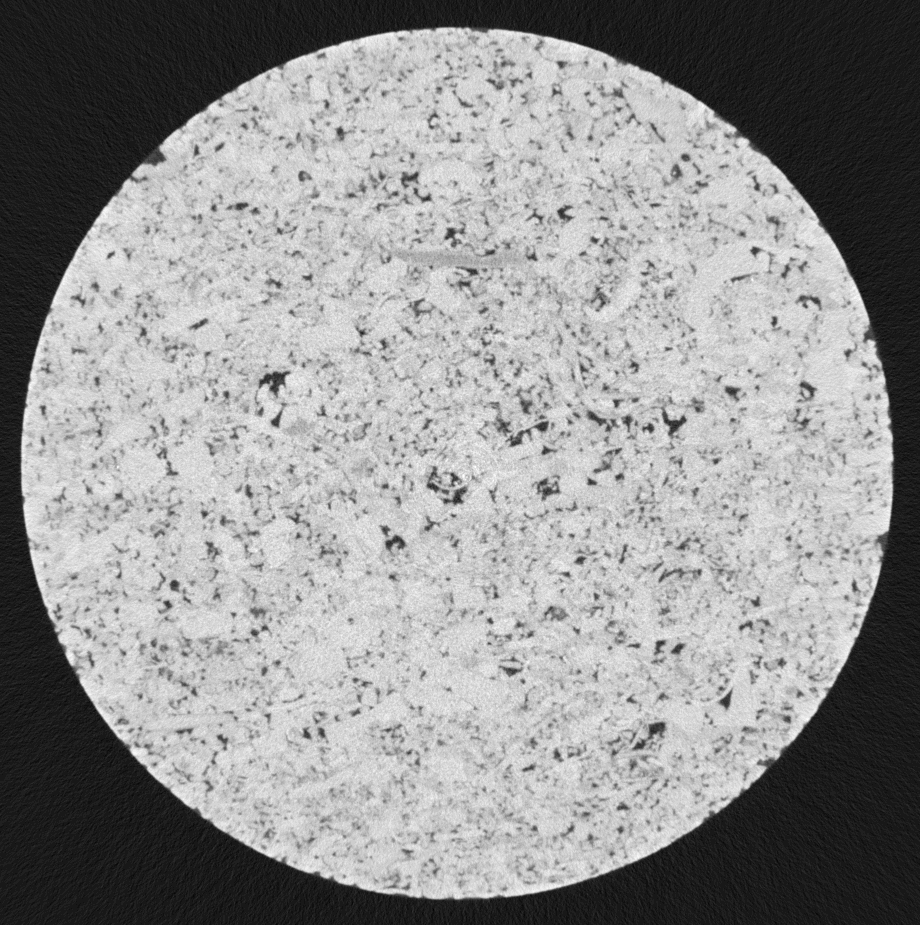
#> input picture dat/rocha/tiff/antes0900.tiff, 920 x 925 px
$ jupyter execute CG2020_T2_FelipeHolanda.ipynb   (shell and % lines are left out)
#> lines starting #> are read from the running program, lines starting #| are printed output that depends on the picture
<h1>CG2020 - Tarefa 2</h1>

[cell 1]
import numpy as np
import matplotlib.pyplot as plt
import matplotlib.image as pim
from scipy import fftpack

path = '../dat/rocha/tiff/'
my_name = 'FelipeHolanda'

[cell 2]
img = pim.imread(path + 'antes0900.tiff')
#> img is the input picture: shape (925, 920) uint16; min 2259, max 10184, mean 6735.9

def show_img(title, _img):
    plt.figure(figsize=(8,6))
    plt.title(title)
    if _img.ndim == 2:
        plt.imshow(_img, cmap = 'gray')
    else:
        plt.imshow(_img)
    plt.show()

show_img('antes0900.tiff', img)

[cell 3]
from matplotlib.colors import LogNorm

def plot_spectrum(im_fft, title):
    plt.title(title)
    plt.figure(figsize=(8,4))
    plt.imshow(np.abs(im_fft), norm=LogNorm(vmin=5))
    plt.colorbar()

[cell 4]
from scipy import fftpack
im_fft = fftpack.fft2(img)

plot_spectrum(im_fft, 'Fourier Transform')
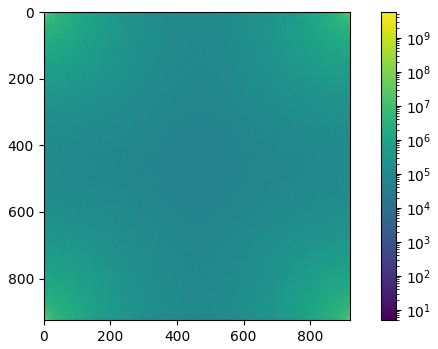
#> figure drawn by matplotlib, 2 panels

[cell 5]
im_fft_shift = fftpack.fftshift(im_fft)

[cell 6]
def show_spectrum(im_fft, title):
    plt.title(title)
    plt.figure(figsize=(8,4))
    plt.imshow(np.abs(im_fft), norm=LogNorm(vmin=5))
    plt.colorbar()

show_spectrum(im_fft_shift, 'Fourier Transform')
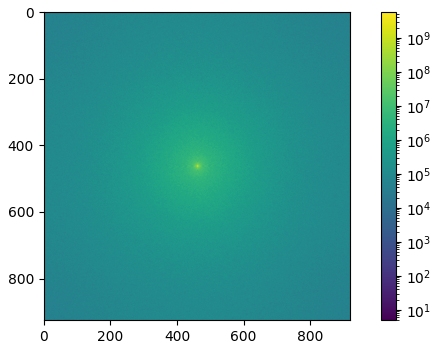
#> figure drawn by matplotlib, 2 panels

[cell 7]
h, w = img.shape[:2]
#> h = 925; w = 920
Y, X = np.ogrid[0 : h, 0 : w]
#> Y = 925 values from 0 to 924
mask = np.sqrt((X - w / 2) ** 2 + (Y - h / 2)**2)

show_img('SSSZ', mask)
#> call 2 of show_img, with title = 'SSSZ'
#> in show_img (call 2), `plt.show()`:
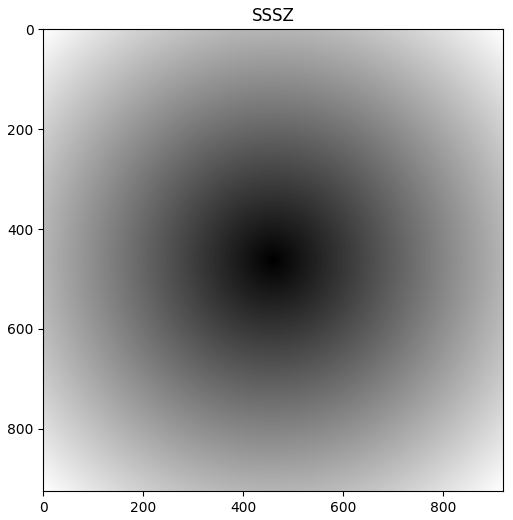
#> figure drawn by matplotlib, 1 panel

[cell 8]
im_fft_shift[mask > 64] = 0
show_spectrum(im_fft_shift, 'Frequencia filtrada')
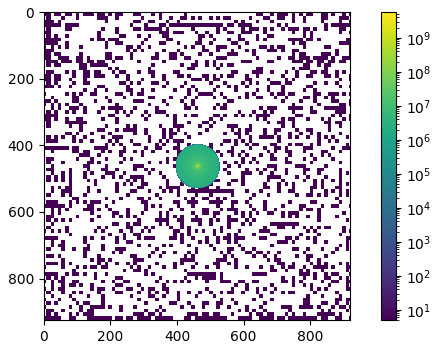
#> figure drawn by matplotlib, 2 panels

[cell 9]
im_fft_2 = fftpack.ifftshift(im_fft_shift)

show_spectrum(im_fft_2, 'Filtrada Original')

[cell 10]
im_2 = fftpack.ifft2(im_fft_2).real
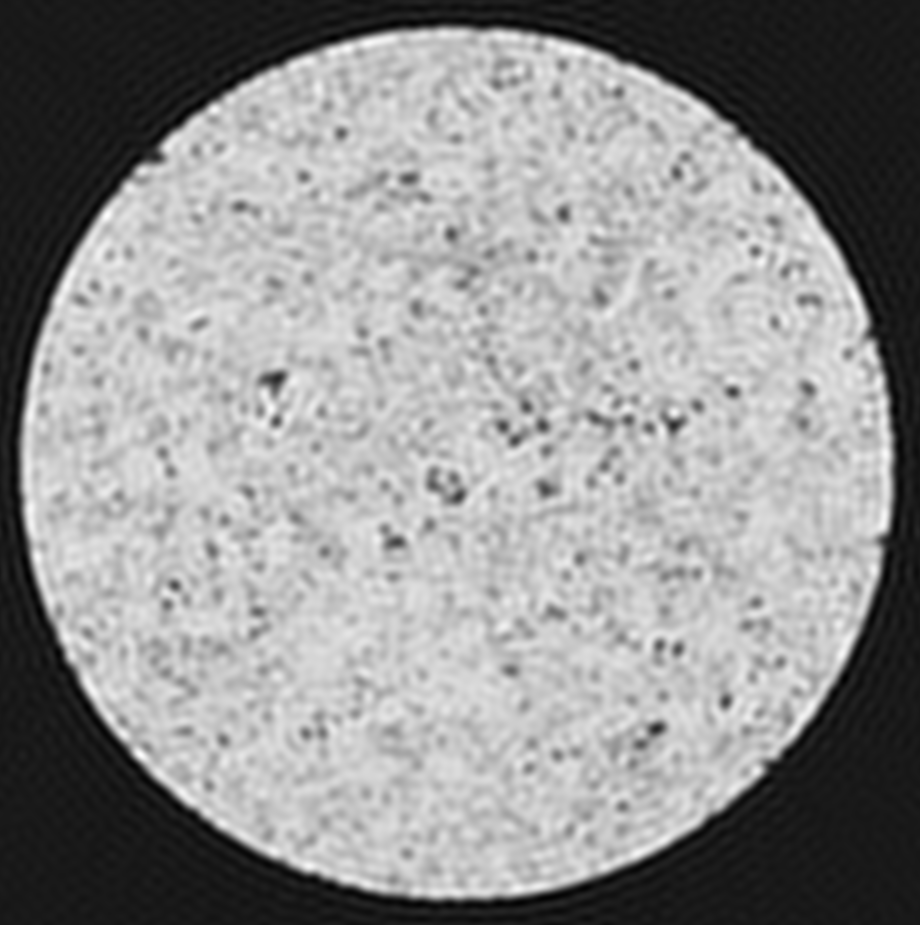
#> im_2: shape (925, 920) float64; min 2241.6, max 10138.3, mean 6735.9; drawn with min black and max white
show_img('Imagem filtrada', im_2)

[cell 11]
show_img("Imagem Original", img)

[cell 12]
from skimage import io
from skimage import data
from skimage.segmentation import active_contour

[cell 13]
img2 = io.imread(path + 'antes0900.tiff')
h, w = img.shape[:2]

def show_hist(img):
    plt.figure(figsize=(6,4))
    _ = plt.hist(img.ravel(), 255)
    plt.show()
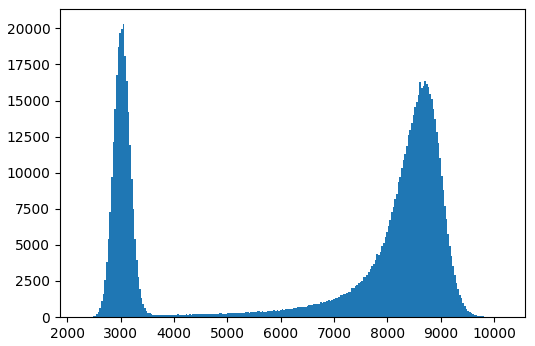
#> figure drawn by matplotlib, 1 panel; tallest bar 20327 high, from x = 3036 to 3067
